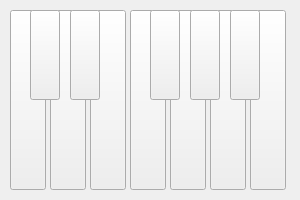
         <widget class="QFrame" name="frame_octave_1">
          <property name="sizePolicy">
           <sizepolicy hsizetype="Preferred" vsizetype="Fixed">
            <horstretch>0</horstretch>
            <verstretch>0</verstretch>
           </sizepolicy>
          </property>
          <property name="minimumSize">
           <size>
            <width>300</width>
            <height>200</height>
           </size>
          </property>
          <property name="maximumSize">
           <size>
            <width>300</width>
            <height>200</height>
           </size>
          </property>
          <property name="focusPolicy">
           <enum>Qt::NoFocus</enum>
          </property>
          <property name="frameShape">
           <enum>QFrame::NoFrame</enum>
          </property>
          <property name="lineWidth">
           <number>0</number>
          </property>
          <widget class="QPushButton" name="pushButton_C1">
           <property name="geometry">
            <rect>
             <x>10</x>
             <y>10</y>
             <width>36</width>
             <height>180</height>
            </rect>
           </property>
           <property name="sizePolicy">
            <sizepolicy hsizetype="Fixed" vsizetype="Fixed">
             <horstretch>0</horstretch>
             <verstretch>0</verstretch>
            </sizepolicy>
           </property>
           <property name="minimumSize">
            <size>
             <width>36</width>
             <height>180</height>
            </size>
           </property>
           <property name="maximumSize">
            <size>
             <width>36</width>
             <height>180</height>
            </size>
           </property>
           <property name="focusPolicy">
            <enum>Qt::NoFocus</enum>
           </property>
           <property name="text">
            <string/>
           </property>
          </widget>
          <widget class="QPushButton" name="pushButton_E1">
           <property name="geometry">
            <rect>
             <x>90</x>
             <y>10</y>
             <width>36</width>
             <height>180</height>
            </rect>
           </property>
           <property name="sizePolicy">
            <sizepolicy hsizetype="Fixed" vsizetype="Fixed">
             <horstretch>0</horstretch>
             <verstretch>0</verstretch>
            </sizepolicy>
           </property>
           <property name="minimumSize">
            <size>
             <width>36</width>
             <height>180</height>
            </size>
           </property>
           <property name="maximumSize">
            <size>
             <width>36</width>
             <height>180</height>
            </size>
           </property>
           <property name="focusPolicy">
            <enum>Qt::NoFocus</enum>
           </property>
           <property name="text">
            <string/>
           </property>
          </widget>
          <widget class="QPushButton" name="pushButton_C1s">
           <property name="geometry">
            <rect>
             <x>30</x>
             <y>10</y>
             <width>30</width>
             <height>90</height>
            </rect>
           </property>
           <property name="sizePolicy">
            <sizepolicy hsizetype="Fixed" vsizetype="Fixed">
             <horstretch>0</horstretch>
             <verstretch>0</verstretch>
            </sizepolicy>
           </property>
           <property name="minimumSize">
            <size>
             <width>30</width>
             <height>90</height>
            </size>
           </property>
           <property name="maximumSize">
            <size>
             <width>30</width>
             <height>90</height>
            </size>
           </property>
           <property name="focusPolicy">
            <enum>Qt::NoFocus</enum>
           </property>
           <property name="text">
            <string/>
           </property>
          </widget>
          <widget class="QPushButton" name="pushButton_D1s">
           <property name="geometry">
            <rect>
             <x>70</x>
             <y>10</y>
             <width>30</width>
             <height>90</height>
            </rect>
           </property>
           <property name="sizePolicy">
            <sizepolicy hsizetype="Fixed" vsizetype="Fixed">
             <horstretch>0</horstretch>
             <verstretch>0</verstretch>
            </sizepolicy>
           </property>
           <property name="minimumSize">
            <size>
             <width>30</width>
             <height>90</height>
            </size>
           </property>
           <property name="maximumSize">
            <size>
             <width>30</width>
             <height>90</height>
            </size>
           </property>
           <property name="focusPolicy">
            <enum>Qt::NoFocus</enum>
           </property>
           <property name="text">
            <string/>
           </property>
          </widget>
          <widget class="QPushButton" name="pushButton_D1">
           <property name="geometry">
            <rect>
             <x>50</x>
             <y>10</y>
             <width>36</width>
             <height>180</height>
            </rect>
           </property>
           <property name="sizePolicy">
            <sizepolicy hsizetype="Fixed" vsizetype="Fixed">
             <horstretch>0</horstretch>
             <verstretch>0</verstretch>
            </sizepolicy>
           </property>
           <property name="minimumSize">
            <size>
             <width>36</width>
             <height>180</height>
            </size>
           </property>
           <property name="maximumSize">
            <size>
             <width>36</width>
             <height>180</height>
            </size>
           </property>
           <property name="focusPolicy">
            <enum>Qt::NoFocus</enum>
           </property>
           <property name="text">
            <string/>
           </property>
          </widget>
          <widget class="QPushButton" name="pushButton_F1">
           <property name="geometry">
            <rect>
             <x>130</x>
             <y>10</y>
             <width>36</width>
             <height>180</height>
            </rect>
           </property>
           <property name="sizePolicy">
            <sizepolicy hsizetype="Fixed" vsizetype="Fixed">
             <horstretch>0</horstretch>
             <verstretch>0</verstretch>
            </sizepolicy>
           </property>
           <property name="minimumSize">
            <size>
             <width>36</width>
             <height>180</height>
            </size>
           </property>
           <property name="maximumSize">
            <size>
             <width>36</width>
             <height>180</height>
            </size>
           </property>
           <property name="focusPolicy">
            <enum>Qt::NoFocus</enum>
           </property>
           <property name="text">
            <string/>
           </property>
          </widget>
          <widget class="QPushButton" name="pushButton_G1">
           <property name="geometry">
            <rect>
             <x>170</x>
             <y>10</y>
             <width>36</width>
             <height>180</height>
            </rect>
           </property>
           <property name="sizePolicy">
            <sizepolicy hsizetype="Fixed" vsizetype="Fixed">
             <horstretch>0</horstretch>
             <verstretch>0</verstretch>
            </sizepolicy>
           </property>
           <property name="minimumSize">
            <size>
             <width>36</width>
             <height>180</height>
            </size>
           </property>
           <property name="maximumSize">
            <size>
             <width>36</width>
             <height>180</height>
            </size>
           </property>
           <property name="focusPolicy">
            <enum>Qt::NoFocus</enum>
           </property>
           <property name="text">
            <string/>
           </property>
          </widget>
          <widget class="QPushButton" name="pushButton_F1s">
           <property name="geometry">
            <rect>
             <x>150</x>
             <y>10</y>
             <width>30</width>
             <height>90</height>
            </rect>
           </property>
           <property name="sizePolicy">
            <sizepolicy hsizetype="Fixed" vsizetype="Fixed">
             <horstretch>0</horstretch>
             <verstretch>0</verstretch>
            </sizepolicy>
           </property>
           <property name="minimumSize">
            <size>
             <width>30</width>
             <height>90</height>
            </size>
           </property>
           <property name="maximumSize">
            <size>
             <width>30</width>
             <height>90</height>
            </size>
           </property>
           <property name="focusPolicy">
            <enum>Qt::NoFocus</enum>
           </property>
           <property name="text">
            <string/>
           </property>
          </widget>
          <widget class="QPushButton" name="pushButton_A1">
           <property name="geometry">
            <rect>
             <x>210</x>
             <y>10</y>
             <width>36</width>
             <height>180</height>
            </rect>
           </property>
           <property name="sizePolicy">
            <sizepolicy hsizetype="Fixed" vsizetype="Fixed">
             <horstretch>0</horstretch>
             <verstretch>0</verstretch>
            </sizepolicy>
           </property>
           <property name="minimumSize">
            <size>
             <width>36</width>
             <height>180</height>
            </size>
           </property>
           <property name="maximumSize">
            <size>
             <width>36</width>
             <height>180</height>
            </size>
           </property>
           <property name="focusPolicy">
            <enum>Qt::NoFocus</enum>
           </property>
           <property name="text">
            <string/>
           </property>
          </widget>
          <widget class="QPushButton" name="pushButton_B1">
           <property name="geometry">
            <rect>
             <x>250</x>
             <y>10</y>
             <width>36</width>
             <height>180</height>
            </rect>
           </property>
           <property name="sizePolicy">
            <sizepolicy hsizetype="Fixed" vsizetype="Fixed">
             <horstretch>0</horstretch>
             <verstretch>0</verstretch>
            </sizepolicy>
           </property>
           <property name="minimumSize">
            <size>
             <width>36</width>
             <height>180</height>
            </size>
           </property>
           <property name="maximumSize">
            <size>
             <width>36</width>
             <height>180</height>
            </size>
           </property>
           <property name="focusPolicy">
            <enum>Qt::NoFocus</enum>
           </property>
           <property name="text">
            <string/>
           </property>
          </widget>
          <widget class="QPushButton" name="pushButton_G1s">
           <property name="geometry">
            <rect>
             <x>190</x>
             <y>10</y>
             <width>30</width>
             <height>90</height>
            </rect>
           </property>
           <property name="sizePolicy">
            <sizepolicy hsizetype="Fixed" vsizetype="Fixed">
             <horstretch>0</horstretch>
             <verstretch>0</verstretch>
            </sizepolicy>
           </property>
           <property name="minimumSize">
            <size>
             <width>30</width>
             <height>90</height>
            </size>
           </property>
           <property name="maximumSize">
            <size>
             <width>30</width>
             <height>90</height>
            </size>
           </property>
           <property name="focusPolicy">
            <enum>Qt::NoFocus</enum>
           </property>
           <property name="text">
            <string/>
           </property>
          </widget>
          <widget class="QPushButton" name="pushButton_A1s">
           <property name="geometry">
            <rect>
             <x>230</x>
             <y>10</y>
             <width>30</width>
             <height>90</height>
            </rect>
           </property>
           <property name="sizePolicy">
            <sizepolicy hsizetype="Fixed" vsizetype="Fixed">
             <horstretch>0</horstretch>
             <verstretch>0</verstretch>
            </sizepolicy>
           </property>
           <property name="minimumSize">
            <size>
             <width>30</width>
             <height>90</height>
            </size>
           </property>
           <property name="maximumSize">
            <size>
             <width>30</width>
             <height>90</height>
            </size>
           </property>
           <property name="focusPolicy">
            <enum>Qt::NoFocus</enum>
           </property>
           <property name="text">
            <string/>
           </property>
          </widget>
          <zorder>pushButton_C1</zorder>
          <zorder>pushButton_E1</zorder>
          <zorder>pushButton_D1</zorder>
          <zorder>pushButton_F1</zorder>
          <zorder>pushButton_G1</zorder>
          <zorder>pushButton_F1s</zorder>
          <zorder>pushButton_A1</zorder>
          <zorder>pushButton_B1</zorder>
          <zorder>pushButton_G1s</zorder>
          <zorder>pushButton_A1s</zorder>
          <zorder>pushButton_D1s</zorder>
          <zorder>pushButton_C1s</zorder>
         </widget>
